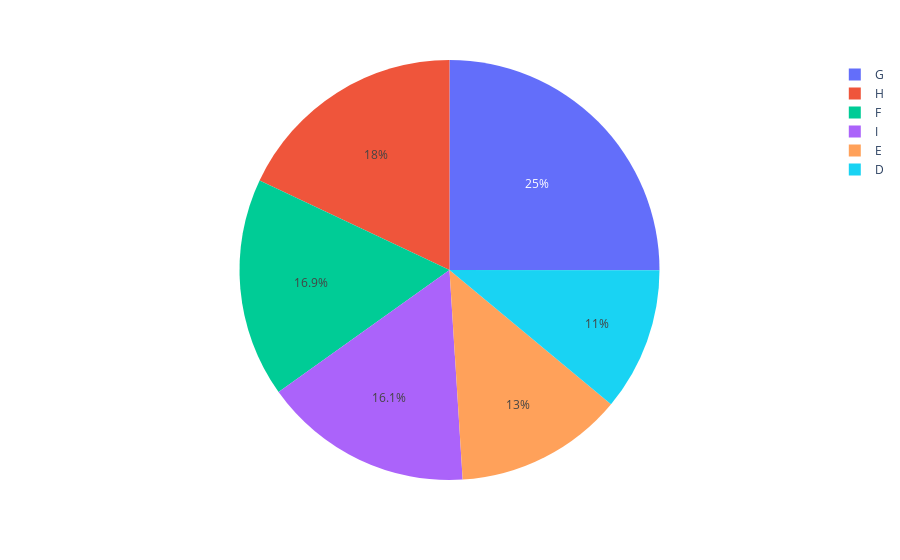

Write notebook code for a chart like this one.
### Markdown cell above
### <font style = "color:rgb(77, 173, 255)"> **Example 1 - Simple Pie Chart** </font>

This is a simple pie-chart. Remember that pie-charts work best with categorical data.

### Code cell
# This example plots a simple pie chart.
# Change the name of the feature, but remember that 
# Pie-Charts are best for categorical features

fig = px.pie(df, 
             values = None, 
             names = 'Color',
            )

fig.show()

### Figure 1 — Plotly figure (JSON) as saved in the notebook; plotly's stock layout.template omitted (floating-point values rounded to 4 significant figures; data arrays with more than 128 entries replaced by an {"elided": "..."} marker saying what was removed)
{"data": [{"domain": {"x": [0, 1], "y": [0, 1]}, "hovertemplate": "Color=%{label}<extra></extra>", "labels": {"elided": "6000 str values"}, "legendgroup": "", "name": "", "showlegend": true, "type": "pie"}], "layout": {"autosize": true, "legend": {"tracegroupgap": 0}, "margin": {"t": 60}}}
